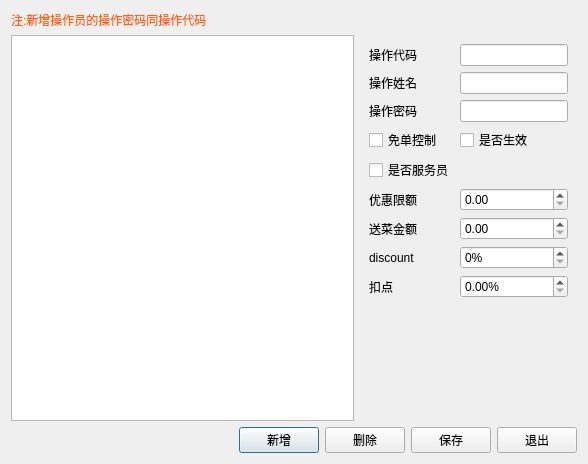
<?xml version="1.0" encoding="UTF-8"?>
<ui version="4.0">
 <class>w_sys_manage_operatorinformation_Dialog</class>
 <widget class="QDialog" name="w_sys_manage_operatorinformation_Dialog">
  <property name="geometry">
   <rect>
    <x>0</x>
    <y>0</y>
    <width>588</width>
    <height>464</height>
   </rect>
  </property>
  <property name="windowTitle">
   <string>Dialog</string>
  </property>
  <layout class="QVBoxLayout" name="verticalLayout">
   <item>
    <widget class="QLabel" name="label_5">
     <property name="styleSheet">
      <string notr="true">color:#ff650b;</string>
     </property>
     <property name="text">
      <string>注:新增操作员的操作密码同操作代码</string>
     </property>
    </widget>
   </item>
   <item>
    <layout class="QHBoxLayout" name="horizontalLayout" stretch="2,0">
     <item>
      <widget class="lds_tableView" name="tableView"/>
     </item>
     <item>
      <widget class="QFrame" name="frame">
       <property name="outer_stylesheet" stdset="0">
        <string>frame_detail_show</string>
       </property>
       <layout class="QGridLayout" name="gridLayout">
        <item row="6" column="0">
         <widget class="QLabel" name="label_8">
          <property name="text">
           <string>送菜金额</string>
          </property>
         </widget>
        </item>
        <item row="2" column="1">
         <widget class="QLineEdit" name="lineEdit_vch_password"/>
        </item>
        <item row="0" column="0">
         <widget class="QLabel" name="label">
          <property name="text">
           <string>操作代码</string>
          </property>
         </widget>
        </item>
        <item row="3" column="0">
         <widget class="lds_CheckBox" name="checkBox_ch_free_flag">
          <property name="text">
           <string>免单控制</string>
          </property>
         </widget>
        </item>
        <item row="1" column="0">
         <widget class="QLabel" name="label_6">
          <property name="text">
           <string>操作姓名</string>
          </property>
         </widget>
        </item>
        <item row="0" column="1">
         <widget class="QLineEdit" name="lineEdit_vch_operid"/>
        </item>
        <item row="4" column="0">
         <widget class="lds_CheckBox" name="checkBox_ch_waiter">
          <property name="text">
           <string>是否服务员</string>
          </property>
         </widget>
        </item>
        <item row="9" column="0" colspan="2">
         <spacer name="verticalSpacer">
          <property name="orientation">
           <enum>Qt::Vertical</enum>
          </property>
          <property name="sizeHint" stdset="0">
           <size>
            <width>20</width>
            <height>40</height>
           </size>
          </property>
         </spacer>
        </item>
        <item row="5" column="1">
         <widget class="lds_doublespinbox" name="lineEdit_num_free"/>
        </item>
        <item row="6" column="1">
         <widget class="lds_doublespinbox" name="lineEdit_num_present"/>
        </item>
        <item row="7" column="1">
         <widget class="lds_spinbox" name="lineEdit_int_discount">
          <property name="suffix">
           <string>%</string>
          </property>
          <property name="minimum">
           <number>0</number>
          </property>
          <property name="maximum">
           <number>100</number>
          </property>
         </widget>
        </item>
        <item row="3" column="1">
         <widget class="lds_CheckBox" name="checkBox_ch_flag">
          <property name="text">
           <string>是否生效</string>
          </property>
         </widget>
        </item>
        <item row="2" column="0">
         <widget class="QLabel" name="label_2">
          <property name="text">
           <string>操作密码</string>
          </property>
         </widget>
        </item>
        <item row="7" column="0">
         <widget class="QLabel" name="label_discount">
          <property name="text">
           <string>discount</string>
          </property>
         </widget>
        </item>
        <item row="1" column="1">
         <widget class="QLineEdit" name="lineEdit_vch_operator"/>
        </item>
        <item row="8" column="1">
         <widget class="lds_doublespinbox" name="lineEdit_num_deduct_rate">
          <property name="suffix">
           <string>%</string>
          </property>
         </widget>
        </item>
        <item row="8" column="0">
         <widget class="QLabel" name="label_7">
          <property name="text">
           <string>扣点</string>
          </property>
         </widget>
        </item>
        <item row="5" column="0">
         <widget class="QLabel" name="label_9">
          <property name="text">
           <string>优惠限额</string>
          </property>
         </widget>
        </item>
       </layout>
      </widget>
     </item>
    </layout>
   </item>
   <item>
    <layout class="QHBoxLayout" name="horizontalLayout_2">
     <item>
      <spacer name="horizontalSpacer">
       <property name="orientation">
        <enum>Qt::Horizontal</enum>
       </property>
       <property name="sizeHint" stdset="0">
        <size>
         <width>40</width>
         <height>20</height>
        </size>
       </property>
      </spacer>
     </item>
     <item>
      <widget class="lds_toolbar_button" name="pushButton_new">
       <property name="text">
        <string>新增</string>
       </property>
       <property name="outer_stylesheet" stdset="0">
        <string>pushbutton</string>
       </property>
      </widget>
     </item>
     <item>
      <widget class="lds_toolbar_button" name="pushButton_del">
       <property name="text">
        <string>删除</string>
       </property>
       <property name="outer_stylesheet" stdset="0">
        <string>pushbutton</string>
       </property>
      </widget>
     </item>
     <item>
      <widget class="lds_toolbar_button" name="pushButton_save">
       <property name="text">
        <string>保存</string>
       </property>
       <property name="outer_stylesheet" stdset="0">
        <string>pushbutton</string>
       </property>
      </widget>
     </item>
     <item>
      <widget class="lds_toolbar_button" name="pushButton_exit">
       <property name="text">
        <string>退出</string>
       </property>
       <property name="outer_stylesheet" stdset="0">
        <string>pushbutton</string>
       </property>
      </widget>
     </item>
    </layout>
   </item>
  </layout>
 </widget>
 <customwidgets>
  <customwidget>
   <class>lds_toolbar_button</class>
   <extends>QPushButton</extends>
   <header>lds_toolbar_button.h</header>
  </customwidget>
  <customwidget>
   <class>lds_tableView</class>
   <extends>QTableView</extends>
   <header>lds_tableview.h</header>
  </customwidget>
  <customwidget>
   <class>lds_doublespinbox</class>
   <extends>QDoubleSpinBox</extends>
   <header>lds_doublespinbox.h</header>
  </customwidget>
  <customwidget>
   <class>lds_CheckBox</class>
   <extends>QCheckBox</extends>
   <header>lds_checkbox.h</header>
  </customwidget>
  <customwidget>
   <class>lds_spinbox</class>
   <extends>QSpinBox</extends>
   <header>lds_spinbox.h</header>
  </customwidget>
 </customwidgets>
 <tabstops>
  <tabstop>tableView</tabstop>
  <tabstop>lineEdit_vch_operid</tabstop>
  <tabstop>lineEdit_vch_operator</tabstop>
  <tabstop>lineEdit_vch_password</tabstop>
  <tabstop>checkBox_ch_flag</tabstop>
  <tabstop>checkBox_ch_free_flag</tabstop>
  <tabstop>checkBox_ch_waiter</tabstop>
 </tabstops>
 <resources/>
 <connections/>
</ui>
